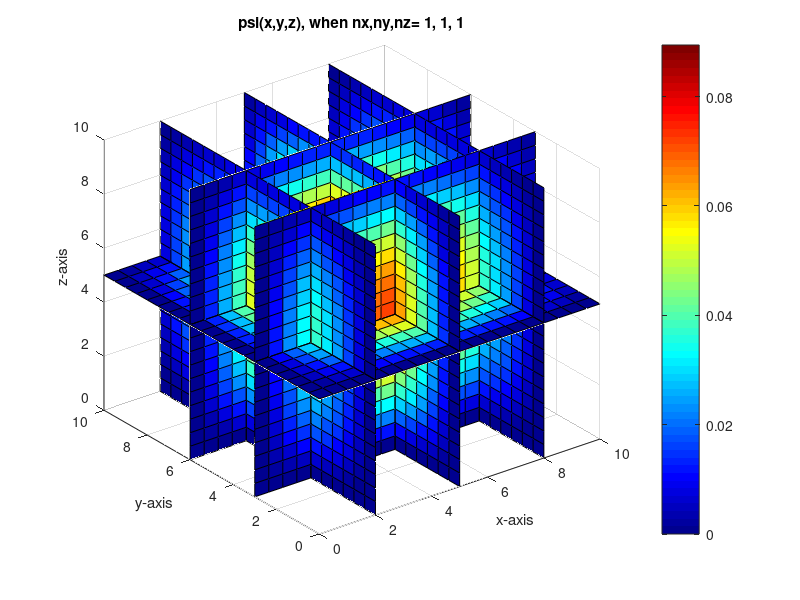
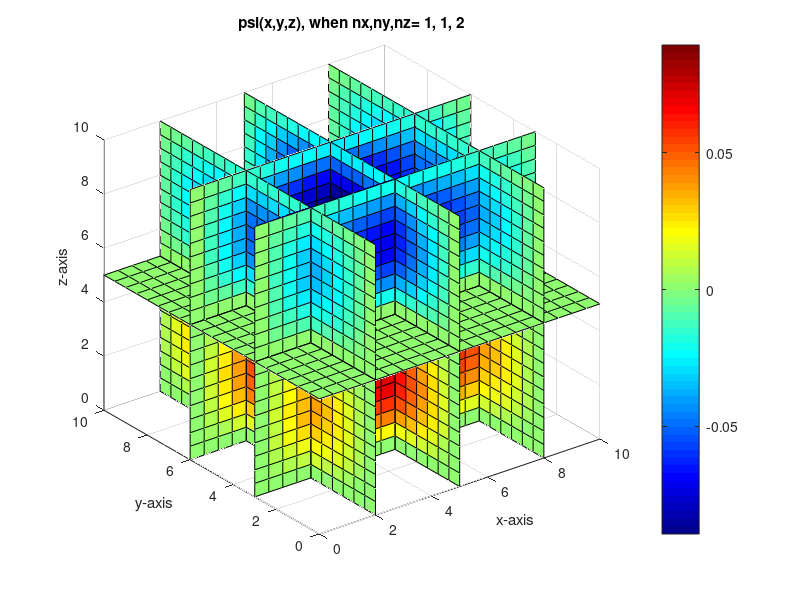
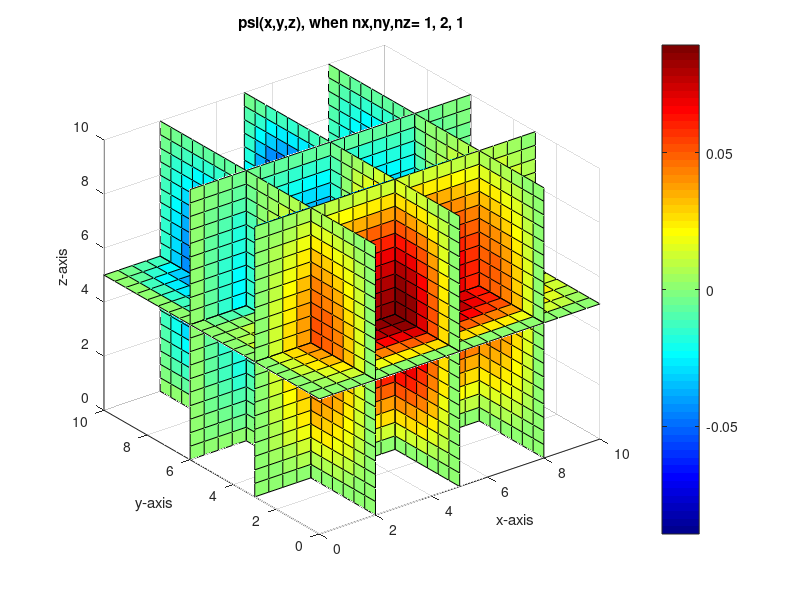
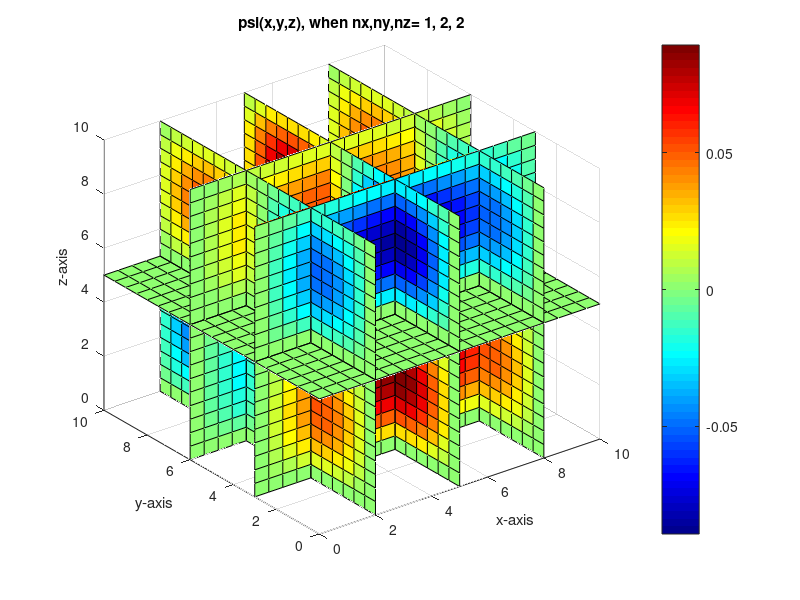

Reproduce these figures in MATLAB, in order.
%%%%%%%%%%%%%%%%%%%%%% particle ina infintely deep three dimentional quantum well %%%%%%%%%%%%%%%%%%%%
clc
close all
clear all

%%Since we are considering a particle in a 3D well by a potential
%%%V(x,y,z) ,
% V(x,y,z)=0;           inside the box,
% V(x,y,z)= inifinity;  otherwise

%This function can be written as a sum of three 1D functions

%                       V(r) = V(x) + V(y) + V(z)

% Since the potential is a simple sum, solutions of the schrodinger equation
% for 3D case are simple products of solutions of the 1D case
% therefore wave functions have the form
%                       psi(r) = psi(x)*psi(y)*psi(z)

%  Energies also will be added up together to find Energy for 3D case
%                       psi(r)=psi(x,y,z)=A*sin(x(2m(Ex)/h^2)^0.5)*sin(y(2m(Ey)/h^2)^0.5)*sin(z(2m(Ez)/h^2)^0.5) 
%            
%Using boundary conditions at psi(L,y)=psi(x,L)=0

L=10;   %Width of the potential well
dx=0.5; dy=0.5; dz=0.5;
% define an array of values for x y and z
x = 0:dx:L; 
y = 0:dy:L; 
z = 0:dz:L; 
% creating a meshgrid
[Xmesh,Ymesh,Zmesh] = meshgrid(x,y,z);
% compute the function value at the meshgrid points
m=2; n=2;p=2;
for i=1:m
    for j=1:n
        for k=1:p
            f = ((8/(L^3))^0.5)*sin(i*pi*Xmesh/L).*sin(j*pi*Ymesh/L).*sin(k*pi*Zmesh/L);
            figure
            xslice=[2,5,8]; yslice=[3,6]; zslice = [5];     %Defining slicing planes for 3 axis
            slice(Xmesh,Ymesh,Zmesh,f,xslice,yslice,zslice)
            title(sprintf('psi(x,y,z), when nx,ny,nz= %d, %d, %d',i,j,k));
            xlabel('x-axis');
            ylabel('y-axis');
            zlabel('z-axis');
            colormap jet
            colorbar
        end
    end
end